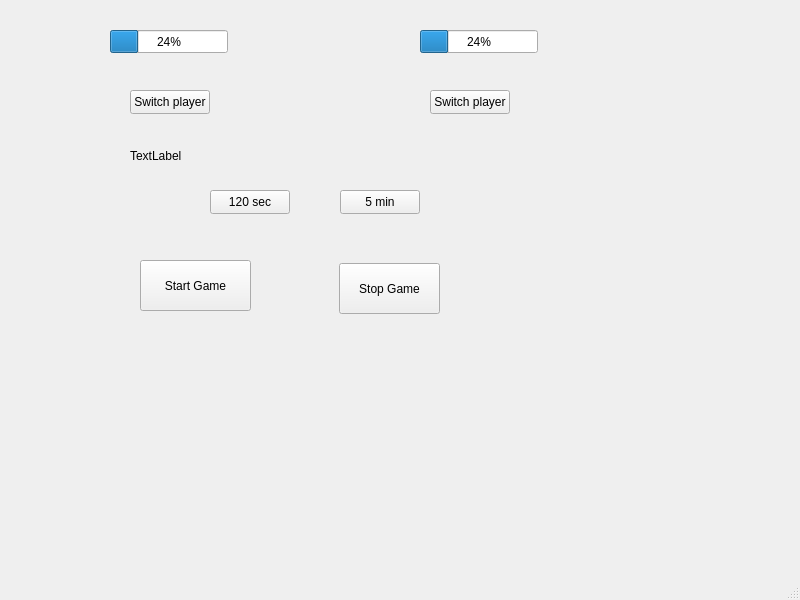
<?xml version="1.0" encoding="UTF-8"?>
<ui version="4.0">
 <class>Chessclock</class>
 <widget class="QMainWindow" name="Chessclock">
  <property name="geometry">
   <rect>
    <x>0</x>
    <y>0</y>
    <width>800</width>
    <height>600</height>
   </rect>
  </property>
  <property name="windowTitle">
   <string>Chessclock</string>
  </property>
  <widget class="QWidget" name="centralwidget">
   <widget class="QProgressBar" name="progressBar">
    <property name="geometry">
     <rect>
      <x>110</x>
      <y>30</y>
      <width>118</width>
      <height>23</height>
     </rect>
    </property>
    <property name="value">
     <number>24</number>
    </property>
   </widget>
   <widget class="QProgressBar" name="progressBar_2">
    <property name="geometry">
     <rect>
      <x>420</x>
      <y>30</y>
      <width>118</width>
      <height>23</height>
     </rect>
    </property>
    <property name="value">
     <number>24</number>
    </property>
   </widget>
   <widget class="QPushButton" name="pushButtonplayer1">
    <property name="geometry">
     <rect>
      <x>130</x>
      <y>90</y>
      <width>80</width>
      <height>24</height>
     </rect>
    </property>
    <property name="text">
     <string>Switch player</string>
    </property>
   </widget>
   <widget class="QPushButton" name="pushButtonplayer2">
    <property name="geometry">
     <rect>
      <x>430</x>
      <y>90</y>
      <width>80</width>
      <height>24</height>
     </rect>
    </property>
    <property name="text">
     <string>Switch player</string>
    </property>
   </widget>
   <widget class="QPushButton" name="pushButton120sec">
    <property name="geometry">
     <rect>
      <x>210</x>
      <y>190</y>
      <width>80</width>
      <height>24</height>
     </rect>
    </property>
    <property name="text">
     <string>120 sec</string>
    </property>
   </widget>
   <widget class="QLabel" name="label">
    <property name="geometry">
     <rect>
      <x>130</x>
      <y>140</y>
      <width>381</width>
      <height>31</height>
     </rect>
    </property>
    <property name="text">
     <string>TextLabel</string>
    </property>
   </widget>
   <widget class="QPushButton" name="pushButton5min">
    <property name="geometry">
     <rect>
      <x>340</x>
      <y>190</y>
      <width>80</width>
      <height>24</height>
     </rect>
    </property>
    <property name="text">
     <string>5 min</string>
    </property>
   </widget>
   <widget class="QPushButton" name="pushButtonStart">
    <property name="geometry">
     <rect>
      <x>140</x>
      <y>260</y>
      <width>111</width>
      <height>51</height>
     </rect>
    </property>
    <property name="text">
     <string>Start Game</string>
    </property>
   </widget>
   <widget class="QPushButton" name="pushButtonStop">
    <property name="geometry">
     <rect>
      <x>339</x>
      <y>263</y>
      <width>101</width>
      <height>51</height>
     </rect>
    </property>
    <property name="text">
     <string>Stop Game</string>
    </property>
   </widget>
  </widget>
  <widget class="QMenuBar" name="menubar">
   <property name="geometry">
    <rect>
     <x>0</x>
     <y>0</y>
     <width>800</width>
     <height>21</height>
    </rect>
   </property>
  </widget>
  <widget class="QStatusBar" name="statusbar"/>
 </widget>
 <resources/>
 <connections/>
</ui>
